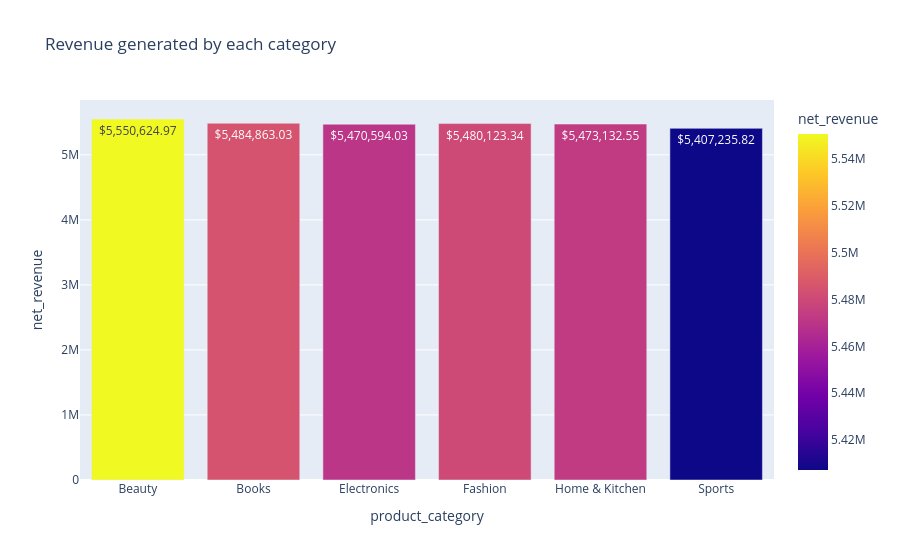

Write notebook code for a chart like this one.
### Code cell
# Ploting bar chart to see revenue contribution by product category

vc = df.groupby('product_category')['net_revenue'].sum()

fig = px.bar(
    vc,
    y='net_revenue',
    text='net_revenue',
    title='Revenue generated by each category',
    color='net_revenue',
    color_continuous_scale='Plasma'
)
fig.update_traces(
    textposition='inside',
    texttemplate='$%{y:,.2f}'
)

fig.show()

### Figure 1 — Plotly figure (JSON) as saved in the notebook; plotly's stock layout.template omitted (floating-point values rounded to 4 significant figures)
{"data": [{"hovertemplate": "product_category=%{x}<br>net_revenue=%{marker.color}<extra></extra>", "legendgroup": "", "marker": {"color": [5551000.0, 5485000.0, 5471000.0, 5480000.0, 5473000.0, 5407000.0], "coloraxis": "coloraxis", "pattern": {"shape": ""}}, "name": "", "orientation": "v", "showlegend": false, "text": [5551000.0, 5485000.0, 5471000.0, 5480000.0, 5473000.0, 5407000.0], "textposition": "inside", "texttemplate": "$%{y:,.2f}", "type": "bar", "x": ["Beauty", "Books", "Electronics", "Fashion", "Home & Kitchen", "Sports"], "xaxis": "x", "y": [5551000.0, 5485000.0, 5471000.0, 5480000.0, 5473000.0, 5407000.0], "yaxis": "y"}], "layout": {"barmode": "relative", "coloraxis": {"colorbar": {"title": {"text": "net_revenue"}}, "colorscale": [[0, "#0d0887"], [0.1111, "#46039f"], [0.2222, "#7201a8"], [0.3333, "#9c179e"], [0.4444, "#bd3786"], [0.5556, "#d8576b"], [0.6667, "#ed7953"], [0.7778, "#fb9f3a"], [0.8889, "#fdca26"], [1, "#f0f921"]]}, "legend": {"tracegroupgap": 0}, "title": {"text": "Revenue generated by each category"}, "xaxis": {"anchor": "y", "domain": [0, 1], "title": {"text": "product_category"}}, "yaxis": {"anchor": "x", "domain": [0, 1], "title": {"text": "net_revenue"}}}}
